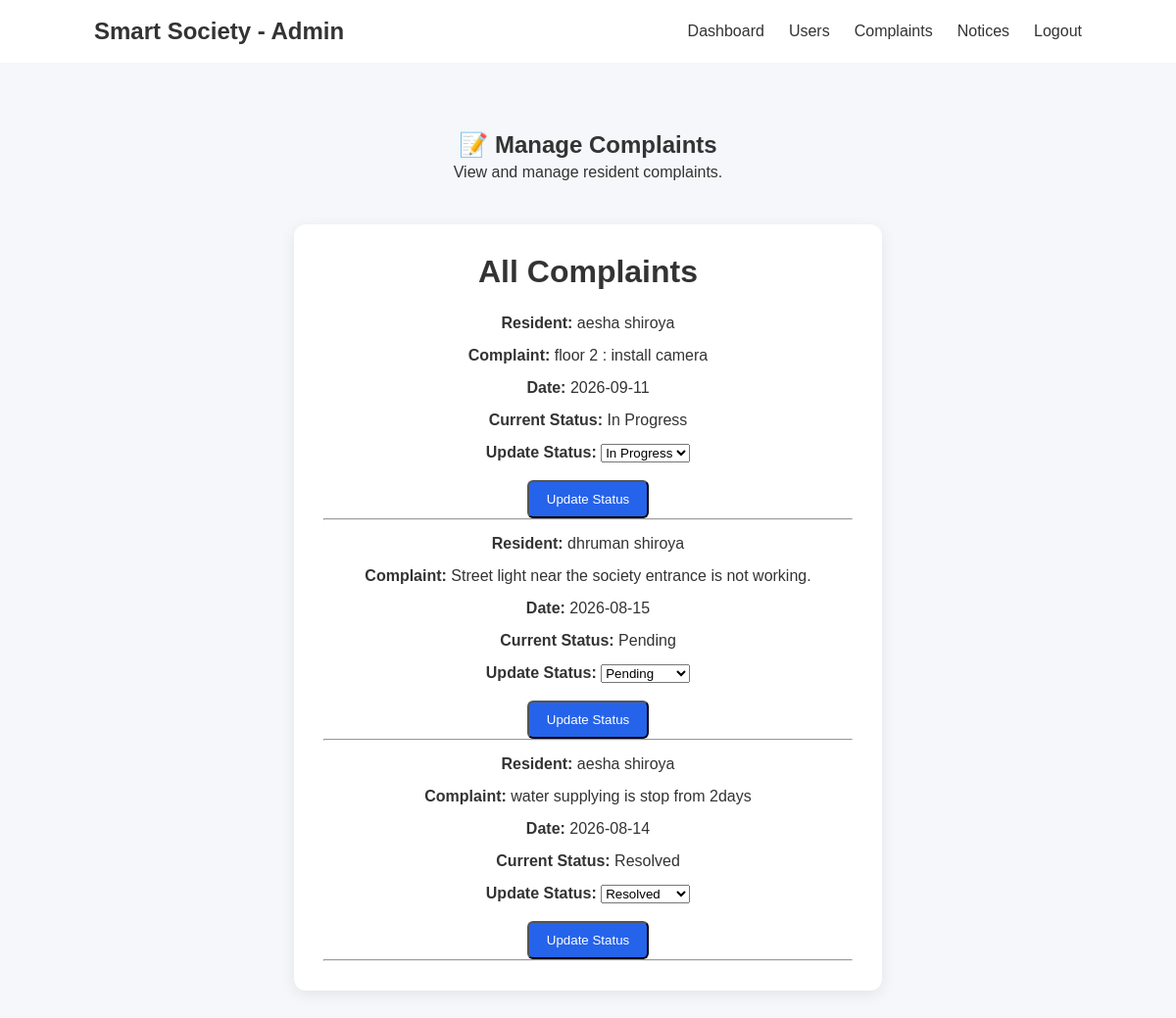
Screenshot of /society_management/admin/complaints.php (signed in) with the database file from the repository.
### tables this page shows
CREATE TABLE `complaints` (
  `id` int(11) NOT NULL,
  `user_id` int(11) NOT NULL,
  `complaint` text NOT NULL,
  `status` varchar(30) DEFAULT 'Pending',
  `date` date NOT NULL
);

CREATE TABLE `users` (
  `id` int(11) NOT NULL,
  `name` varchar(100) NOT NULL,
  `flat_no` varchar(20) NOT NULL,
  `mobile` varchar(15) NOT NULL,
  `email` varchar(100) NOT NULL,
  `password` varchar(255) NOT NULL
);

### society_management/admin/complaints.php (the view, shortened to what this page needs)
<?php
include("../includes/db.php");
$sql = "SELECT complaints.*, users.name
        FROM complaints
        JOIN users ON complaints.user_id = users.id
        ORDER BY complaints.id DESC";
$result = mysqli_query($conn, $sql);
?>
<!DOCTYPE html>
<html lang="en">
<head>
    <link rel="stylesheet" href="../css/style.css">
</head>
<body>
<header>
    <nav class="navbar">
        <div class="logo">Smart Society - Admin</div>
        <ul class="nav-links">
            <li><a href="dashboard.php">Dashboard</a></li>
            <li><a href="users.php">Users</a></li>
            <li><a href="complaints.php">Complaints</a></li>
            <li><a href="notices.php">Notices</a></li>
            <li><a href="logout.php">Logout</a></li>
        </ul>
    </nav>
</header>
<section class="section">
    <h1>📝 Manage Complaints</h1>
    <p>View and manage resident complaints.</p>
    <div class="profile-card">
        <h2>All Complaints</h2>
        <?php if (mysqli_num_rows($result) > 0) { ?>
            <?php while ($row = mysqli_fetch_assoc($result)) { ?>
                <div class="complaint-item">
                    <p>
                        <strong>Resident:</strong>
                        <?php echo htmlspecialchars($row["name"]); ?>
                    </p>
                    <p>
                        <strong>Complaint:</strong>
                        <?php echo htmlspecialchars($row["complaint"]); ?>
                    </p>
                    <p>
                        <strong>Date:</strong>
                        <?php echo htmlspecialchars($row["date"]); ?>
                    </p>
                    <p>
                        <strong>Current Status:</strong>
                        <?php echo htmlspecialchars($row["status"]); ?>
                    </p>
                    <form method="POST">
                        <label><strong>Update Status:</strong></label>
                        <select name="status">
                            <option value="Pending"
                                <?php if ($row["status"] == "Pending") echo "selected"; ?>>
                                Pending
                            </option>
                            <option value="In Progress"
                                <?php if ($row["status"] == "In Progress") echo "selected"; ?>>
                                In Progress
                            </option>
                            <option value="Resolved"
                                <?php if ($row["status"] == "Resolved") echo "selected"; ?>>
                                Resolved
                            </option>
                        </select>
                        <br><br>
                        <button type="submit" class="btn">
                            Update Status
                        </button>
                    </form>
                </div>
                <hr>
            <?php } ?>
        <?php } else { ?>
            <p>No complaints found.</p>
        <?php } ?>
    </div>
</section>
</body>
</html>

### society_management/css/style.css (style rules this page uses)
* { margin: 0; padding: 0; box-sizing: border-box; }
body { font-family: Arial, sans-serif; color: #333; background: #f5f7fa; }
.navbar { display: flex; justify-content: space-between; align-items: center; padding: 18px 8%; background: #ffffff; }
.logo { font-size: 24px; font-weight: bold; }
.nav-links { display: flex; list-style: none; gap: 25px; }
.nav-links a { text-decoration: none; color: #333; font-weight: 500; }
.login-btn, .btn { background: #2563eb; color: white !important; padding: 10px 18px; border-radius: 6px; }
.btn { text-decoration: none; display: inline-block; }
.section { padding: 70px 8%; text-align: center; }
.section h2 { font-size: 32px; margin-bottom: 20px; }
.section > p { max-width: 800px; margin: auto; line-height: 1.7; }
.profile-card { max-width: 600px; margin: 40px auto; background: white; padding: 30px; border-radius: 12px; box-shadow: 0 4px 15px rgba(0, 0, 0, 0.08); }
.profile-card h2 { margin-bottom: 25px; }
.profile-card p { margin: 15px 0; }

### rows the page displays
complaints: user.name "aesha shiroya", complaint "floor 2 : install camera", date "2026-09-11", status "In Progress"
complaints: user.name "dhruman shiroya", complaint "Street light near the society entrance is not working.", date "2026-08-15", status "Pending"
complaints: user.name "aesha shiroya", complaint "water supplying is stop from 2days", date "2026-08-14", status "Resolved"
